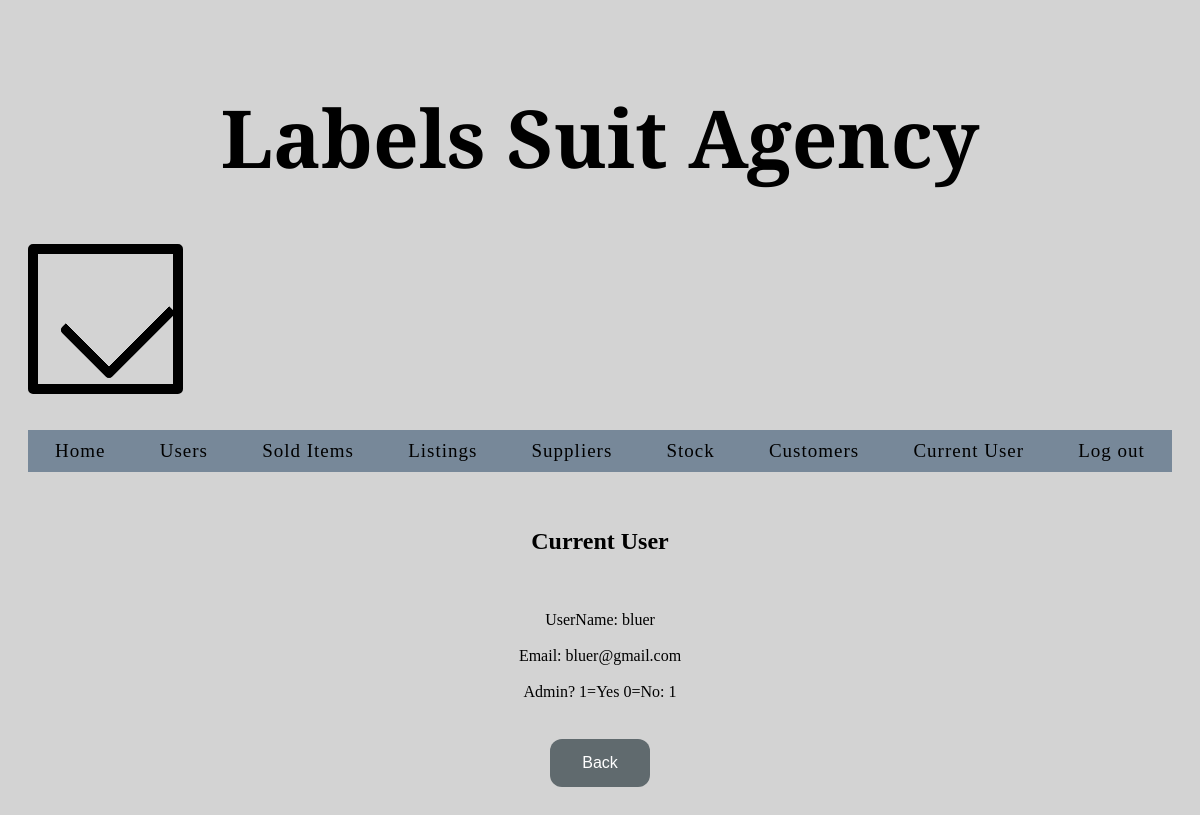
/currentuser (signed in), run on the app's committed database.
### app1.py (models this page shows, shortened)
class User(db.Model, UserMixin):
    __tablename__ = 'users'
    id = db.Column(db.Integer, primary_key=True)
    username = db.Column(db.String(10), unique=True, nullable=False)
    password = db.Column(db.String(10))
    email = db.Column(db.String(), unique=True, nullable=False)
    admin = db.Column(db.Integer, default=0)

### app1.py (the view)
@app.route('/currentuser', methods=['GET'])
@login_required
def currentuser():
        return render_template('currentuser.html')

### app1.py (called while the page is built)
@login_manager.user_loader
def get_user(id):
        return User.query.get(id)

### templates/currentuser.html (shortened to what this page needs)
{% import "bootstrap/wtf.html" as wtf %}
{% extends "base.html"%}
{% block body %}
<h2> Current User </h2>
<br></br>
<tbody>
    <tr>
        <th>UserName:</th>
        <th>{{ current_user.username }}</th>
    </tr>
    <br></br>
    <tr>
        <th>Email:</th>
        <th>{{ current_user.email }}</th>
    </tr>
    <br></br>
    <tr>
        <th>Admin? 1=Yes 0=No:</th>
        <th>{{ current_user.admin }}</th>
    </tr>
</tbody>
<br></br>
<div class="back">
    <a href="./loggedin"><button>Back</button></a>
</div>
{% endblock %}

### templates/base.html (shortened to what this page needs)
<!DOCTYPE html>
<html lang="en">
<head>
    <link href="{{url_for('static', filename='css/pictures52.css')}}" rel="stylesheet">
    <h1>Labels Suit Agency </h1>
    <div class="boxed">
        <div class="check"></div>
    </div>
</head>
<body>
    <br></br>
    <nav class="nav">
        <a href="/loggedin">Home</a>
        <a href="/userpage">Users</a>
        <a href="/solditempage">Sold Items</a>
        <a href="/listingpage">Listings</a>
        <a href="/supplierpage">Suppliers</a>
        <a href="/stockpage">Stock</a>
        <a href="/customerpage">Customers</a>
        <a href="/currentuser">Current User</a>
        <a href="/logout">Log out</a>
    </nav>
    <br></br>
    {% block body %}{% endblock %}
</body>
</html>

### static/css/pictures52.css (style rules this page uses)
h1 { text-align: center; font-family: 'EB Garamond', serif; font-size: 80px; }
button { background-color: #606a6e; border: none; color: white; padding: 15px 32px; text-align: center; text-decoration: none; display: inline-block; font-size: 16px; border-radius: 12px; transition-duration: 0.4s; }
a { margin: 0; padding:0; text-decoration: none; color: black; font-size: 19px; letter-spacing: 1px; }
div { border-radius: 5px; background-color:transparent; padding: 20px; }
:root { --borderWidth: 10px; --height: 45px; --width: 21px; --borderColor: #000000; }
body { padding: 20px; text-align: center; background-color: lightgrey; }
.check { display: inline-block; transform: rotate(45deg); height: var(--height); width: var(--width); border-bottom: var(--borderWidth) solid var(--borderColor); border-right: var(--borderWidth) solid var(--borderColor); text-align: right; }
.boxed { height: 90px; width: 95px; border: 10px solid black; text-align: right; }
nav { background-color: lightslategray; padding: 10px 0px; position: -webkit-sticky; position: sticky; top: 0px; width: 100%; text-align: center; justify-content: space-around; display: flex; z-index: 1; }

### data on the page
User: username "bluer", email "bluer@gmail.com", admin "1"
